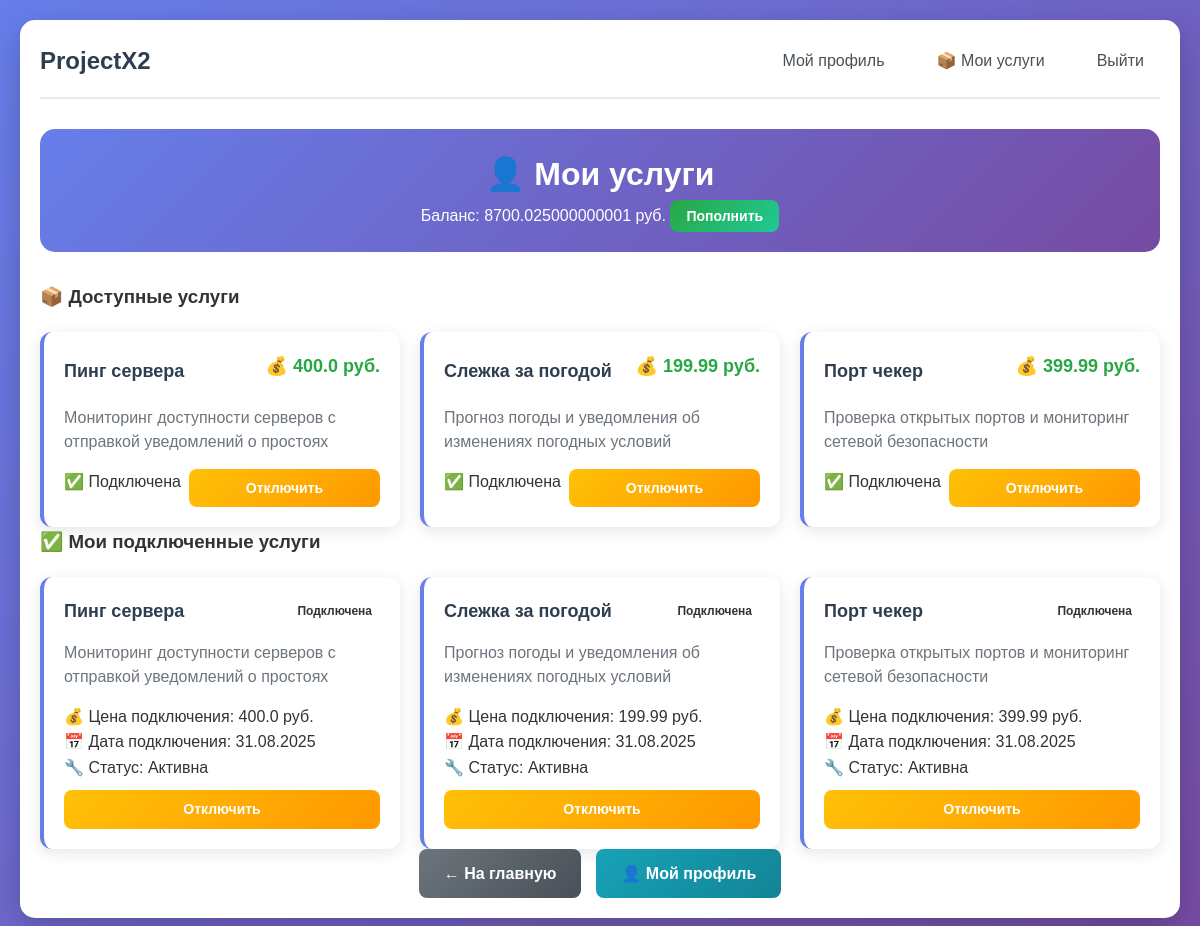
Page /client/services (signed in) on the earlier database version.
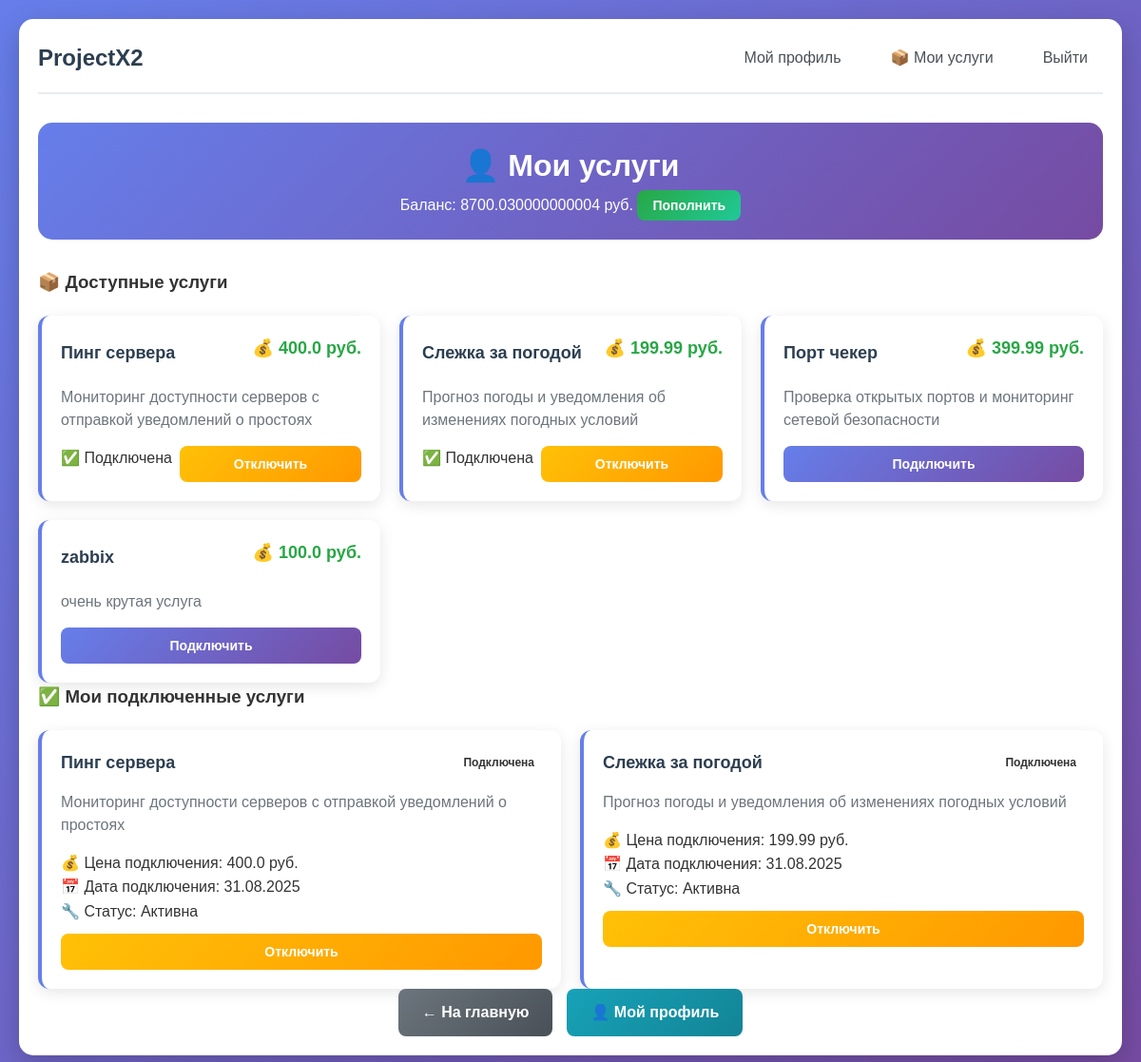
Same page on the later database version.
### app.py (models this page shows, shortened)
class User(UserMixin, db.Model):
    __tablename__ = 'users'
    id = db.Column(db.Integer, primary_key=True)
    username = db.Column(db.String(64), unique=True, nullable=False)
    email = db.Column(db.String(120), unique=True, nullable=False)
    password_hash = db.Column(db.String(256), nullable=False)
    role = db.Column(db.String(20), nullable=False)
    created_at = db.Column(db.DateTime, default=datetime.utcnow)
    is_active = db.Column(db.Boolean, default=True)
    services = db.relationship('UserService', backref='user', lazy=True)
    balance = db.Column(db.Float, default=0.0)  # Баланс для клиентов

class Service(db.Model):
    id = db.Column(db.Integer, primary_key=True)
    name = db.Column(db.String(100), nullable=False)
    description = db.Column(db.Text, nullable=False)
    price = db.Column(db.Float, default=0.0)
    is_active = db.Column(db.Boolean, default=True)
    created_at = db.Column(db.DateTime, default=datetime.utcnow)
    customer_id = db.Column(db.Integer, db.ForeignKey('users.id'), nullable=False)
    users = db.relationship('UserService', backref='service', lazy=True)

class UserService(db.Model):
    id = db.Column(db.Integer, primary_key=True)
    user_id = db.Column(db.Integer, db.ForeignKey('users.id'), nullable=False)
    service_id = db.Column(db.Integer, db.ForeignKey('service.id'), nullable=False)
    is_active = db.Column(db.Boolean, default=True)
    connected_at = db.Column(db.DateTime, default=datetime.utcnow)
    price_at_connection = db.Column(db.Float)
    __table_args__ = (
        db.UniqueConstraint('user_id', 'service_id', name='_user_service_uc'),
    )

### app.py (the view)
@app.route('/client/services')
@login_required
def client_services():
    if current_user.role != 'client':
        flash('Доступ запрещен. Только для клиентов.', 'error')
        return redirect(url_for('index'))
    all_services = Service.query.filter_by(is_active=True).all()
    user_services = UserService.query.filter_by(user_id=current_user.id).all()
    connected_service_ids = [us.service_id for us in user_services]
    return render_template('client_services.html',
                         services=all_services,
                         connected_service_ids=connected_service_ids,
                         user_services=user_services)

### app.py (called while the page is built)
@login_manager.user_loader
def load_user(user_id):
    return db.session.get(User, int(user_id))

### templates/client_services.html (shortened to what this page needs)
{% extends "base.html" %}
{% block content %}
<div class="admin-container">
    <div class="admin-header">
        <h2>👤 Мои услуги</h2>
        <div class="balance-info">
            <span class="balance-amount">Баланс: {{ current_user.balance }} руб.</span>
            <button class="btn btn-sm btn-success" onclick="showAddBalanceModal()">Пополнить</button>
        </div>
    </div>
    <div class="services-section">
        <h3>📦 Доступные услуги</h3>
        {% if services %}
            <div class="services-grid">
                {% for service in services %}
                <div class="service-card">
                    <div class="service-header">
                        <h4>{{ service.name }}</h4>
                        <span class="service-price">💰 {{ service.price }} руб.</span>
                    </div>
                    <p class="service-description">{{ service.description }}</p>
                    <div class="service-actions">
                        {% if service.id in connected_service_ids %}
                            <span class="badge connected">✅ Подключена</span>
                            <a href="{{ url_for('disconnect_service', service_id=service.id) }}"
                               class="btn btn-sm btn-warning"
                               onclick="return confirm('Отключить услугу «{{ service.name }}»?')">
                                Отключить
                            </a>
                        {% else %}
                            {% if current_user.balance >= service.price %}
                                <a href="{{ url_for('connect_service', service_id=service.id) }}"
                                   class="btn btn-sm btn-primary">
                                    Подключить
                                </a>
                            {% else %}
                                <span class="text-danger">Недостаточно средств</span>
                                <button class="btn btn-sm btn-success" onclick="showAddBalanceModal()">
                                    Пополнить баланс
                                </button>
                            {% endif %}
                        {% endif %}
                    </div>
                </div>
                {% endfor %}
            </div>
        {% else %}
            <div class="empty-state">
                <div class="empty-icon">📭</div>
                <h4>Нет доступных услуг</h4>
                <p>В данный момент нет активных услуг для подключения.</p>
            </div>
        {% endif %}
    </div>
    {% if user_services %}
    <div class="services-section">
        <h3>✅ Мои подключенные услуги</h3>
        <div class="services-grid">
            {% for user_service in user_services %}
            <div class="service-card connected">
                <div class="service-header">
                    <h4>{{ user_service.service.name }}</h4>
                    <span class="service-status">Подключена</span>
                </div>
                <p class="service-description">{{ user_service.service.description }}</p>
                <div class="service-info">
                    <div>💰 Цена подключения: {{ user_service.price_at_connection }} руб.</div>
                    <div>📅 Дата подключения: {{ user_service.connected_at.strftime('%d.%m.%Y') }}</div>
                    <div>🔧 Статус: {{ 'Активна' if user_service.is_active else 'Неактивна' }}</div>
                </div>
                <div class="service-actions">
                    <a href="{{ url_for('disconnect_service', service_id=user_service.service.id) }}"
                       class="btn btn-sm btn-warning"
                       onclick="return confirm('Отключить услугу «{{ user_service.service.name }}»?')">
                        Отключить
                    </a>
                </div>
            </div>
            {% endfor %}
        </div>
    </div>
    {% endif %}
    <div class="admin-actions">
        <a href="{{ url_for('index') }}" class="btn btn-secondary">← На главную</a>
        <a href="{{ url_for('profile') }}" class="btn btn-info">👤 Мой профиль</a>
    </div>
</div>
{% endblock %}

### templates/base.html (shortened to what this page needs)
<!DOCTYPE html>
<html lang="ru">
<head>
    <link rel="stylesheet" href="{{ url_for('static', filename='css/style.css') }}">
</head>
<body>
    <div class="container">
        <nav class="navbar">
            <h1><a href="/" class="nav-logo">ProjectX2</a></h1>
            <div class="nav-links">
                {% if current_user.is_authenticated %}
                    <a href="/profile" class="nav-link">Мой профиль</a>
                    {% if current_user.role == 'admin' %}
                        <a href="/admin/users" class="nav-link">👑 Админка</a>
                    {% elif current_user.role == 'client' %}
                        <a href="/client/services" class="nav-link">📦 Мои услуги</a>
                    {% endif %}
                    <a href="/logout" class="nav-link">Выйти</a>
                {% else %}
                    <a href="/login" class="nav-link">Войти</a>
                    <a href="/register" class="nav-link">Регистрация</a>
                {% endif %}
            </div>
        </nav>
        <main>
            {% block content %}{% endblock %}
        </main>
    </div>
</body>
</html>

### static/css/style.css (style rules this page uses)
* { margin: 0; padding: 0; box-sizing: border-box; }
body { font-family: 'Arial', sans-serif; line-height: 1.6; color: #333; background: linear-gradient(135deg, #667eea 0%, #764ba2 100%); min-height: 100vh; padding: 20px; }
.container { max-width: 1200px; margin: 0 auto; background: white; padding: 20px; border-radius: 15px; box-shadow: 0 10px 30px rgba(0, 0, 0, 0.2); }
.navbar { display: flex; justify-content: space-between; align-items: center; margin-bottom: 30px; padding-bottom: 15px; border-bottom: 2px solid #e9ecef; }
.nav-logo { text-decoration: none; color: #2c3e50; font-size: 24px; font-weight: bold; }
.nav-links { display: flex; gap: 20px; align-items: center; }
.nav-link { text-decoration: none; color: #495057; padding: 8px 16px; border-radius: 8px; transition: all 0.3s ease; font-weight: 500; }
.btn { padding: 12px 25px; border: none; border-radius: 8px; cursor: pointer; font-size: 16px; text-decoration: none; display: inline-block; text-align: center; transition: all 0.3s ease; font-weight: 600; }
.btn-primary { background: linear-gradient(135deg, #667eea 0%, #764ba2 100%); color: white; }
.btn-success { background: linear-gradient(135deg, #28a745 0%, #20c997 100%); color: white; }
.btn-secondary { background: linear-gradient(135deg, #6c757d 0%, #495057 100%); color: white; }
.btn-info { background: linear-gradient(135deg, #17a2b8 0%, #138496 100%); color: white; }
.btn-sm { padding: 8px 16px; font-size: 14px; }
.container { animation: fadeIn 0.6s ease-out; }
.admin-container { max-width: 1400px; margin: 0 auto; }
.admin-header { text-align: center; margin-bottom: 30px; padding: 20px; background: linear-gradient(135deg, #667eea 0%, #764ba2 100%); border-radius: 15px; color: white; }
.admin-header h2 { margin: 0; font-size: 32px; }
.btn-warning { background: linear-gradient(135deg, #ffc107 0%, #ff9800 100%); color: white; }
.admin-actions { display: flex; gap: 15px; justify-content: center; flex-wrap: wrap; }
.services-grid { display: grid; grid-template-columns: repeat(auto-fit, minmax(350px, 1fr)); gap: 20px; margin-top: 20px; }
.service-card { background: white; border-radius: 12px; padding: 20px; box-shadow: 0 4px 15px rgba(0,0,0,0.1); border-left: 4px solid #667eea; }
.service-header { display: flex; justify-content: space-between; align-items: center; margin-bottom: 15px; }
.service-header h4 { margin: 0; color: #2c3e50; font-size: 18px; }
.service-status { padding: 4px 8px; border-radius: 12px; font-size: 12px; font-weight: bold; }
.service-description { color: #6c757d; margin-bottom: 15px; line-height: 1.5; }
.service-price { font-size: 18px; font-weight: bold; color: #28a745; margin-bottom: 10px; }
.service-actions { display: flex; gap: 8px; flex-wrap: wrap; margin-top: 10px; }
.service-actions .btn { flex: 1; min-width: 100px; }

Differences in the rows shown:
removed UserService: service.name "Порт чекер", service.description "Проверка открытых портов и мониторинг сетевой безопасности", price_at_connection "399.99", connected_at "31.08.2025", is_active "Активна"
changed User: balance "8700.025000000001" → "8700.030000000004"
computed for Service "Порт чекер": text "✅ Подключена Отключить" → "Подключить"
added Service: name "zabbix", price "100.0", description "очень крутая услуга"
